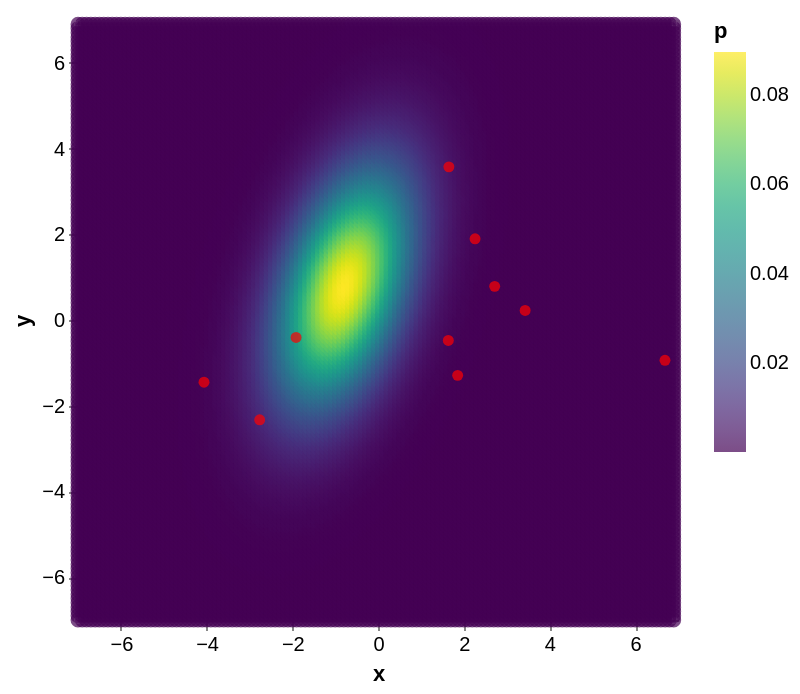

Source (notebook cell):
### Markdown cell above
Let us see how this overdispersed initialization looks like. Note that initializations much farther away from the typical set of the distributions may take longer to converge.

### Code cell
gauss_chart + get_particles_chart(X_init.cpu().numpy())

### Figure 1 — Vega-Lite specification as saved in the notebook (floating-point values rounded to 4 significant figures; data arrays with more than 128 entries replaced by an {"elided": "..."} marker saying what was removed)
{"config": {"view": {"continuousWidth": 300, "continuousHeight": 300}}, "layer": [{"data": {"name": "data-b633a8b95a2bc84aa943609ce0d9de7f"}, "mark": {"type": "point"}, "encoding": {"color": {"field": "p", "scale": {"scheme": "viridis"}, "type": "quantitative"}, "tooltip": [{"field": "x", "type": "quantitative"}, {"field": "y", "type": "quantitative"}, {"field": "p", "type": "quantitative"}], "x": {"field": "x", "type": "quantitative"}, "y": {"field": "y", "type": "quantitative"}}}, {"data": {"name": "data-5bbe6bebd5fad3a4e2d4c6939f52d6e2"}, "mark": {"type": "circle", "color": "red"}, "encoding": {"x": {"field": "x", "type": "quantitative"}, "y": {"field": "y", "type": "quantitative"}}}], "$schema": "https://vega.github.io/schema/vega-lite/v5.20.1.json", "datasets": {"data-b633a8b95a2bc84aa943609ce0d9de7f": {"elided": "19600 records"}, "data-5bbe6bebd5fad3a4e2d4c6939f52d6e2": [{"x": -4.06, "y": -1.451}, {"x": 2.265, "y": 1.894}, {"x": -2.76, "y": -2.328}, {"x": 1.641, "y": -0.4778}, {"x": 1.859, "y": -1.292}, {"x": -1.912, "y": -0.4069}, {"x": 1.653, "y": 3.573}, {"x": 3.434, "y": 0.2218}, {"x": 2.723, "y": 0.7851}, {"x": 6.697, "y": -0.9394}]}}
